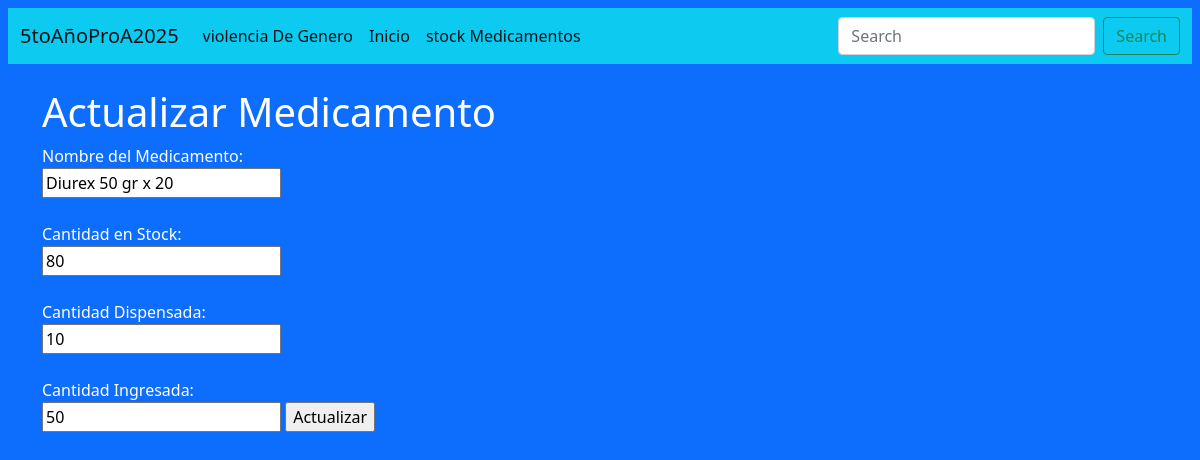
/medicamentos/update/5, run on the app's committed database.
### medicamentos/models.py (models this page shows)
class Medicamentos(models.Model):
  id = models.AutoField(primary_key=True)
  nombreMedicamento = models.CharField(max_length=255)
  cantidadStock = models.IntegerField(max_length=255)
  cantDispensada= models.IntegerField(max_length=255)
  cantIngresada=models.IntegerField(max_length=255)

### medicamentos/views.py (the view)
# urls.py: path('update/<int:id>', views.update, name='update'),
def update(request, id):
  mymember = Medicamentos.objects.get(id=id)
  template = loader.get_template('update.html')
  context = {  'mymember': mymember,  }
  return HttpResponse(template.render(context, request))

### medicamentos/templates/update.html (shortened to what this page needs)
{% extends 'base.html' %}
{% block contenido %}
<h1>Actualizar Medicamento</h1>
<form action="updaterecord/{{ mymember.id }}" method="post">
    Nombre del Medicamento:<br>
    <input name="nombreMedicamento" value="{{ mymember.nombreMedicamento }}">
    <br><br>
    Cantidad en Stock:<br>
    <input name="cantidadStock" value="{{ mymember.cantidadStock }}">
    <br><br>
    Cantidad Dispensada:<br>
    <input name="cantDispensada" value="{{ mymember.cantDispensada }}">
    <br><br>
    Cantidad Ingresada:<br>
    <input name="cantIngresada"  value="{{ mymember.cantIngresada }}">
    <input type="submit" value="Actualizar">
</form>
{% endblock contenido %}

### data on the page
Medicamentos: nombreMedicamento "Diurex 50 gr x 20", cantidadStock "80", cantDispensada "10", cantIngresada "50"
